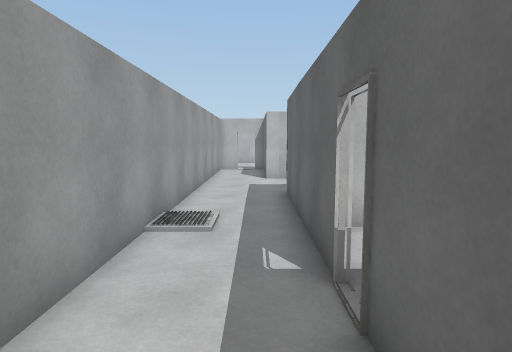
View 1 (above)

17 first-person views from a walk through a Unity game level. The camera is 1.5 m above the floor, tilts 6° down and sees 75° across. Doors are open. The floor is counted in squares, 1 m on a side. Each view is taken from the middle of a square. On the plan, view 1 faces up. The plan holds only what a view shows up to about 15 squares ahead; the rest is blank. The place goes on beyond the plan. The player is left out. Surface patterns are stand-ins for the level's own textures.

View 2
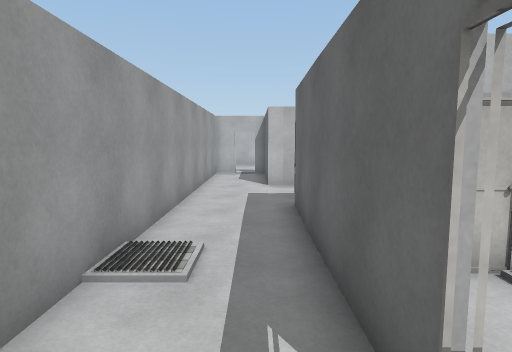

View 3
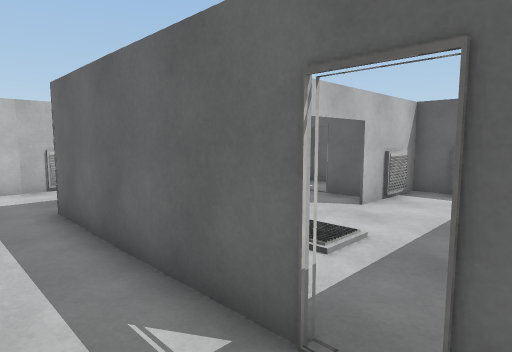

View 4
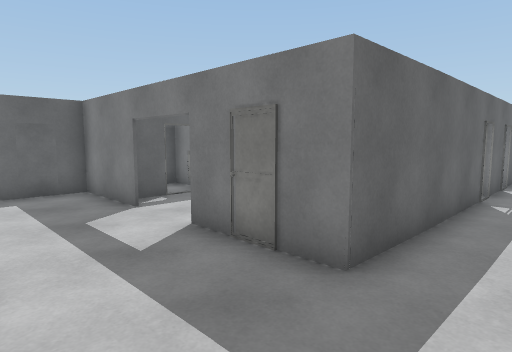

View 5
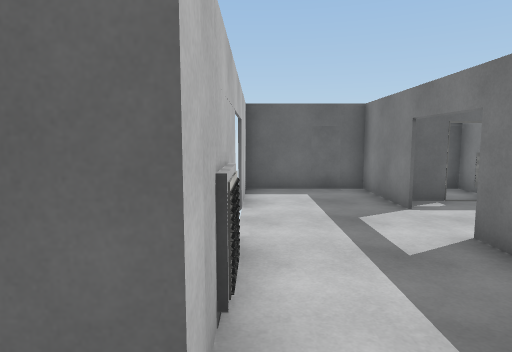

View 6
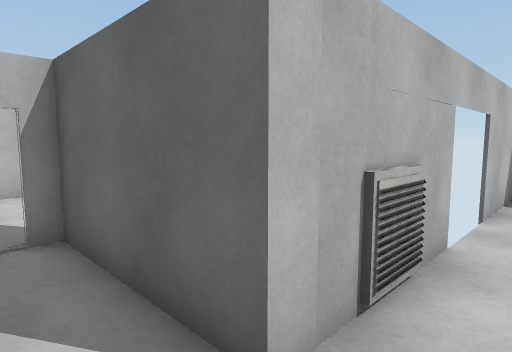

View 7
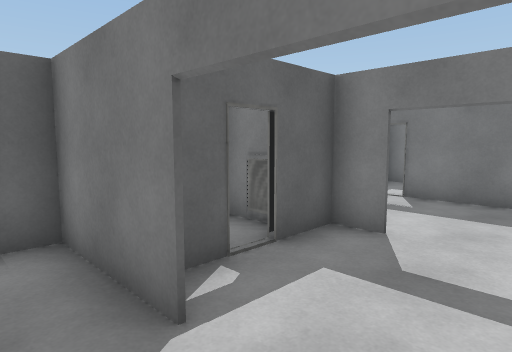

View 8
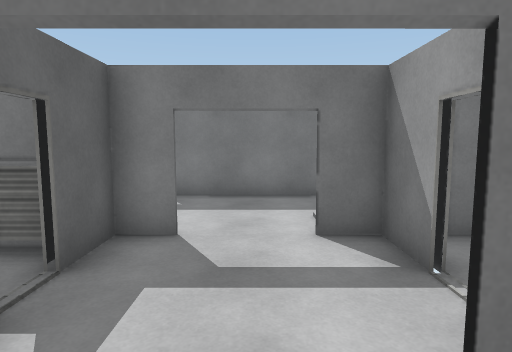

View 9
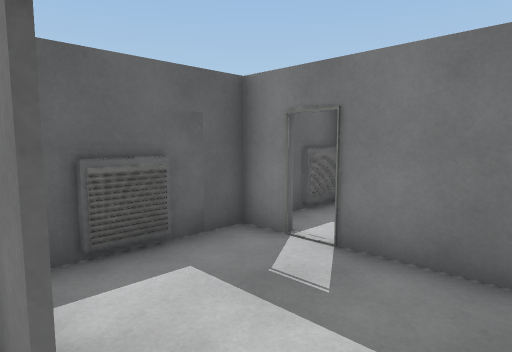

View 10
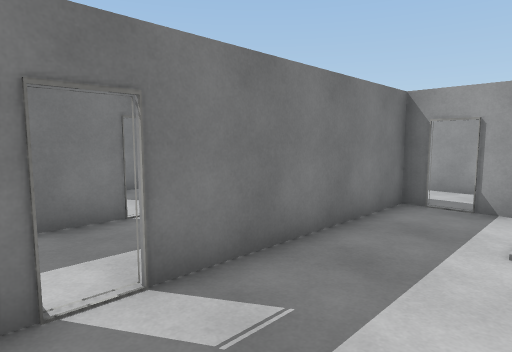

View 11
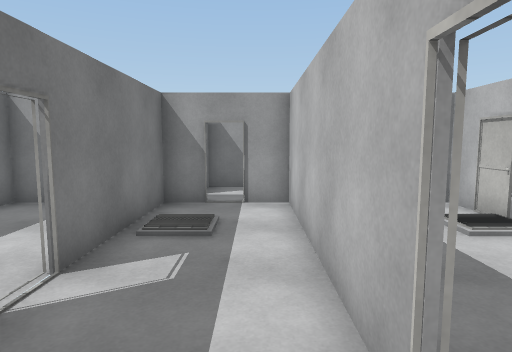

View 12
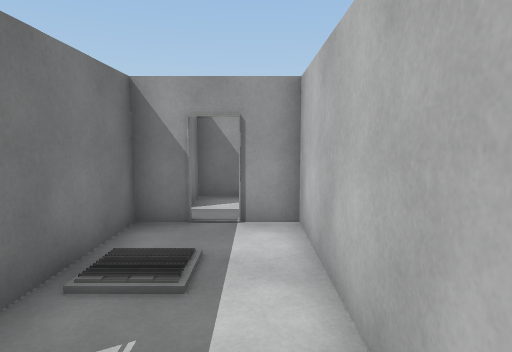

View 13
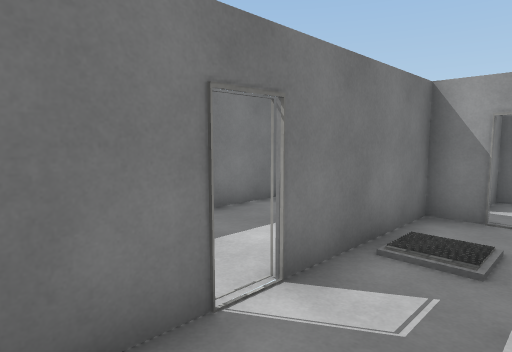

View 14
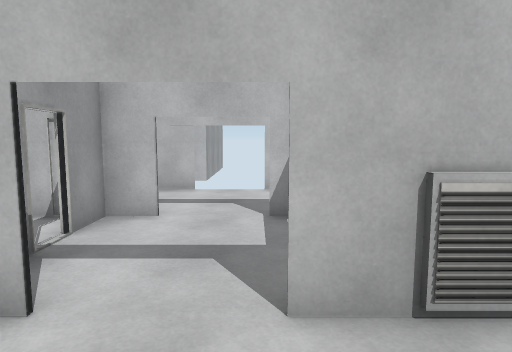

View 15
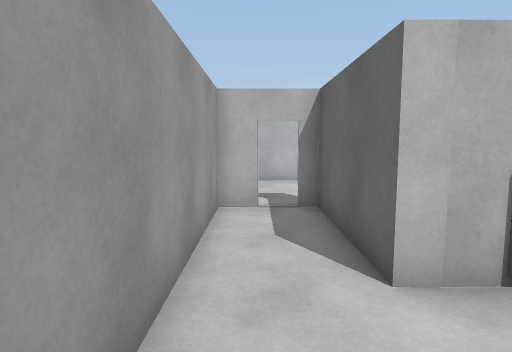

View 16
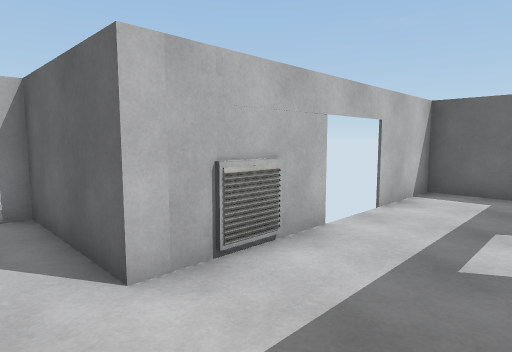

View 17
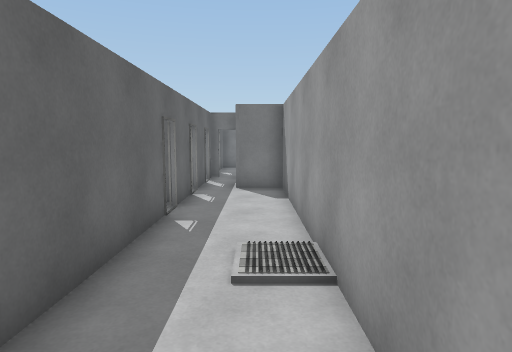

### Floor plan
Key: @ floor where view 1 was taken; # wall or solid block; . floor; D open door.
Columns run from 2 left of view 1 to 10 right of it. Each row starts with its distance up from view 1.
 18 #DD   #
 17 #DD#  #
 16 #..#
 15 #..#
 14 #..#
 13 #..###DDD####
 12 #...........#
 11 #...........#
 10 #..####..####
  9 #..###...#
  8 #..#.D...D
  7 #..#.#...##
  6 #..####..####
  5 #..#........#
  4 #..#........#
  3 #..D........#
  2 #..#######D##
  1 #..#........#
  0 #.@D.......##
 -1 ########D###

Positions as (right, up) in squares from view 1, and headings:
1: (0, 0), facing up
2: (0, 2), facing up
3: (-1, 2), facing up-right
4: (-1, 13), facing down-right
5: (-1, 13), facing right
6: (-1, 12), facing up-right
7: (4, 11), facing down-right
8: (5, 11), facing down
9: (5, 6), facing down-right
10: (9, 5), facing down-left
11: (9, 1), facing left
12: (7, 1), facing left
13: (8, 1), facing down-left
14: (6, 3), facing up
15: (-1, 10), facing up
16: (-1, 10), facing up-right
17: (-1, 10), facing down
